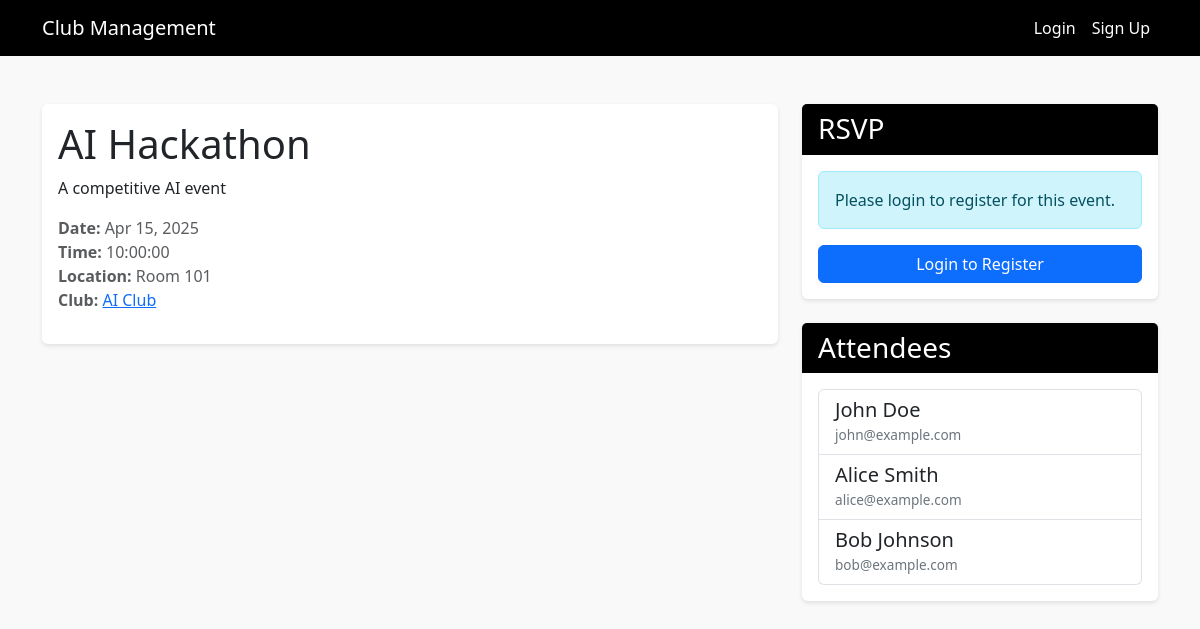
The app's page /event.php?id=1 with its own data.
### tables this page shows
CREATE TABLE events (
    id INT AUTO_INCREMENT PRIMARY KEY,
    name VARCHAR(255) NOT NULL,
    description TEXT,
    date DATE NOT NULL,
    time TIME NOT NULL,
    location VARCHAR(255) NOT NULL,
    club_id INT NOT NULL,
    created_at TIMESTAMP DEFAULT CURRENT_TIMESTAMP,
    FOREIGN KEY (club_id) REFERENCES clubs(id) ON DELETE CASCADE
);

CREATE TABLE clubs (
    id INT AUTO_INCREMENT PRIMARY KEY,
    name VARCHAR(255) NOT NULL,
    description TEXT,
    contact VARCHAR(255),
    type ENUM('academic', 'sports', 'social', 'environmental', 'business') NOT NULL,
    created_at TIMESTAMP DEFAULT CURRENT_TIMESTAMP
);

CREATE TABLE users(
    id INT AUTO_INCREMENT PRIMARY KEY,
    name VARCHAR(255) NOT NULL,
    email VARCHAR(255) UNIQUE NOT NULL,
    password VARCHAR(255) NOT NULL,
    role ENUM('admin', 'club_manager', 'student', 'advisor') NOT NULL,
    created_at TIMESTAMP DEFAULT CURRENT_TIMESTAMP
);

### event.php (the view, shortened to what this page needs)
<?php
require_once __DIR__ . '/config/config.php';
$event_id = $_GET['id'];
$stmt = $pdo->prepare("
    SELECT e.id, e.name, e.description, e.date, e.time, e.location, c.id AS club_id, c.name AS club_name
    FROM events e
    JOIN clubs c ON e.club_id = c.id
    WHERE e.id = ?
");
$stmt->execute([$event_id]);
$event = $stmt->fetch(PDO::FETCH_ASSOC);
$stmt = $pdo->prepare("
    SELECT u.name, u.email
    FROM event_attendees ea
    JOIN club_members cm ON ea.member_id = cm.id
    JOIN students s ON cm.student_id = s.id
    JOIN users u ON s.user_id = u.id
    WHERE ea.event_id = ?
");
$stmt->execute([$event_id]);
$attendees = $stmt->fetchAll(PDO::FETCH_ASSOC);
$is_registered = false;
?>
<!DOCTYPE html>
<html lang="en">
<head>
    <link href="https://cdn.jsdelivr.net/npm/bootstrap@5.3.0/dist/css/bootstrap.min.css" rel="stylesheet">
</head>
<body>
    <nav class="navbar navbar-expand-lg navbar-dark">
        <div class="container">
            <a class="navbar-brand" href="index.php">Club Management</a>
            <div class="navbar-nav ms-auto">
                <?php if (isset($_SESSION['user_id'])): ?>
                    <a class="nav-link" href="<?= $_SESSION['role'] === 'admin' ? 'admin_dashboard.php' : ($_SESSION['role'] === 'club_manager' ? 'club_manager_dashboard.php' : 'student_dashboard.php') ?>">Dashboard</a>
                    <a class="nav-link" href="logout.php">Logout</a>
                <?php else: ?>
                    <a class="nav-link" href="login.php">Login</a>
                    <a class="nav-link" href="signup.php">Sign Up</a>
                <?php endif; ?>
            </div>
        </div>
    </nav>
    <div class="container mt-5">
        <div class="row">
            <div class="col-md-8">
                <div class="card mb-4">
                    <div class="card-body">
                        <h1 class="card-title"><?= htmlspecialchars($event['name']) ?></h1>
                        <p class="card-text"><?= nl2br(htmlspecialchars($event['description'])) ?></p>
                        <p class="text-muted">
                            <strong>Date:</strong> <?= date('M j, Y', strtotime($event['date'])) ?><br>
                            <strong>Time:</strong> <?= htmlspecialchars($event['time']) ?><br>
                            <strong>Location:</strong> <?= htmlspecialchars($event['location']) ?><br>
                            <strong>Club:</strong> <a href="club_details.php?id=<?= $event['club_id'] ?>"><?= htmlspecialchars($event['club_name']) ?></a>
                        </p>
                    </div>
                </div>
            </div>
            <div class="col-md-4">
                <div class="card mb-4">
                    <div class="card-header bg-black text-white">
                        <h3 class="mb-0">RSVP</h3>
                    </div>
                    <div class="card-body">
                        <?php if (isset($_SESSION['user_id'])): ?>
                            <?php if ($_SESSION['role'] !== 'student'): ?>
                                <div class="alert alert-warning">
                                    Only students can RSVP for events.
                                </div>
                            <?php elseif ($is_registered): ?>
                                <div class="alert alert-success mb-3">
                                    You are registered for this event.
                                </div>
                            <?php else: ?>
                                <form action="event.php?id=<?= $event_id ?>" method="POST">
                                    <button type="submit" name="rsvp" class="btn btn-primary w-100">
                                        Register for Event
                                    </button>
                                </form>
                            <?php endif; ?>
                        <?php else: ?>
                            <div class="alert alert-info">
                                Please login to register for this event.
                            </div>
                            <a href="login.php?redirect=event.php?id=<?= $event_id ?>" class="btn btn-primary w-100">
                                Login to Register
                            </a>
                        <?php endif; ?>
                    </div>
                </div>
                <div class="card">
                    <div class="card-header bg-black text-white">
                        <h3 class="mb-0">Attendees</h3>
                    </div>
                    <div class="card-body">
                        <?php if (!empty($attendees)): ?>
                            <div class="list-group">
                                <?php foreach ($attendees as $attendee): ?>
                                    <div class="list-group-item">
                                        <h5 class="mb-0"><?= htmlspecialchars($attendee['name']) ?></h5>
                                        <small class="attendee-email"><?= htmlspecialchars($attendee['email']) ?></small>
                                    </div>
                                <?php endforeach; ?>
                            </div>
                        <?php else: ?>
                            <p class="text-muted">No attendees yet.</p>
                        <?php endif; ?>
                    </div>
                </div>
            </div>
        </div>
    </div>
</body>
</html>

### event.php (style rules this page uses)
body { background-color: #f9f9f9; color: #333; }
.navbar { background-color: #000; }
.navbar-brand, .navbar-nav .nav-link { color: #fff !important; }
.card { border: none; box-shadow: 0 2px 4px rgba(0, 0, 0, 0.1); }
.attendee-email { font-size: 0.85rem; color: #6c757d; }

### records on screen
events: name "AI Hackathon", description "A competitive AI event", date "Apr 15, 2025", time "10:00:00", location "Room 101", club.name "AI Club"
users: name "John Doe", email "john@example.com"
users: name "Alice Smith", email "alice@example.com"
users: name "Bob Johnson", email "bob@example.com"
